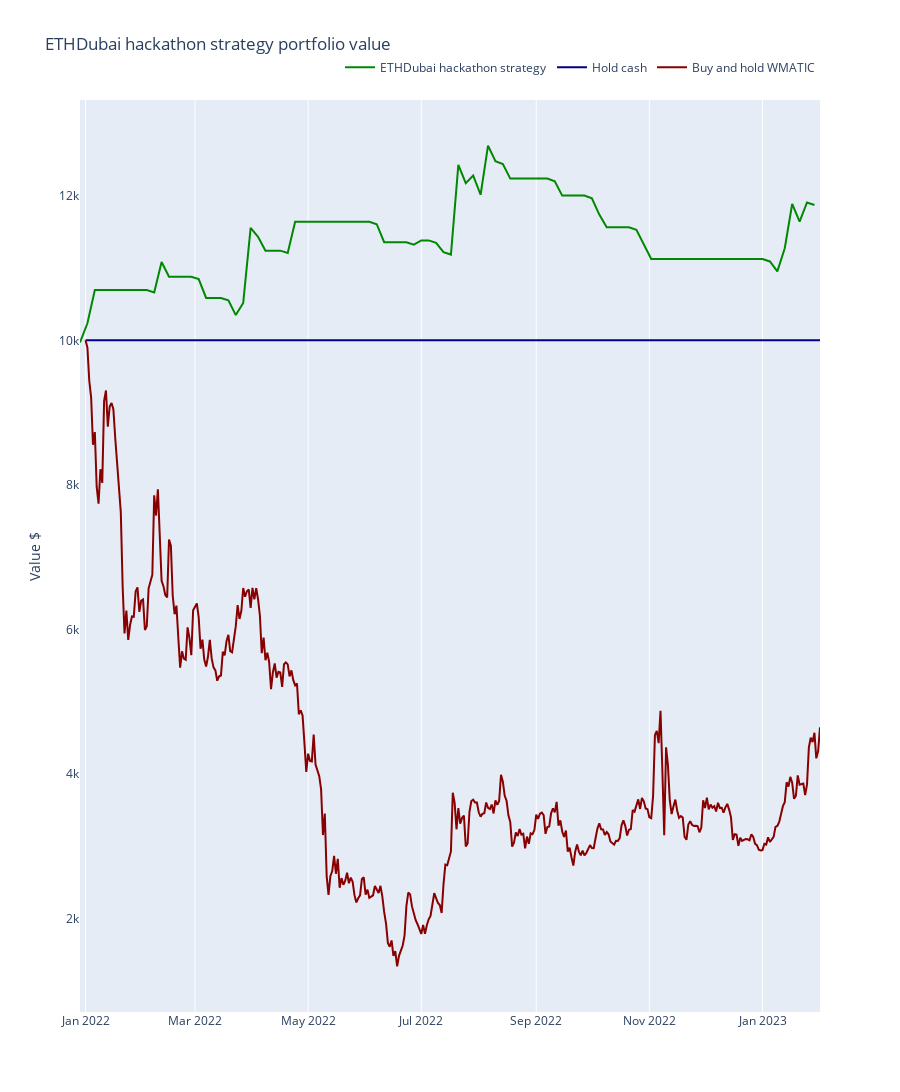

The cell this chart's notebook holds for it:
### Markdown cell above
## Benchmarking the strategy performance

Here we benchmark the strategy performance against some baseline scenarios.

- Buy and hold MATIC
- Buy and hold US Dollar (do nothing)

### Code cell
from tradeexecutor.visual.benchmark import visualise_benchmark

matic_usdc = universe.get_pair_by_human_description((chain_id, exchange_slug, "WMATIC", "USDC"))
matic_usdc_candles = universe.universe.candles.get_candles_by_pair(matic_usdc.internal_id)

fig = visualise_benchmark(
    state.name,
    portfolio_statistics=state.stats.portfolio,
    all_cash=state.portfolio.get_initial_deposit(),
    buy_and_hold_asset_name="WMATIC",
    buy_and_hold_price_series=matic_usdc_candles["close"],
    start_at=start_at,
    end_at=end_at
)

fig.show()
